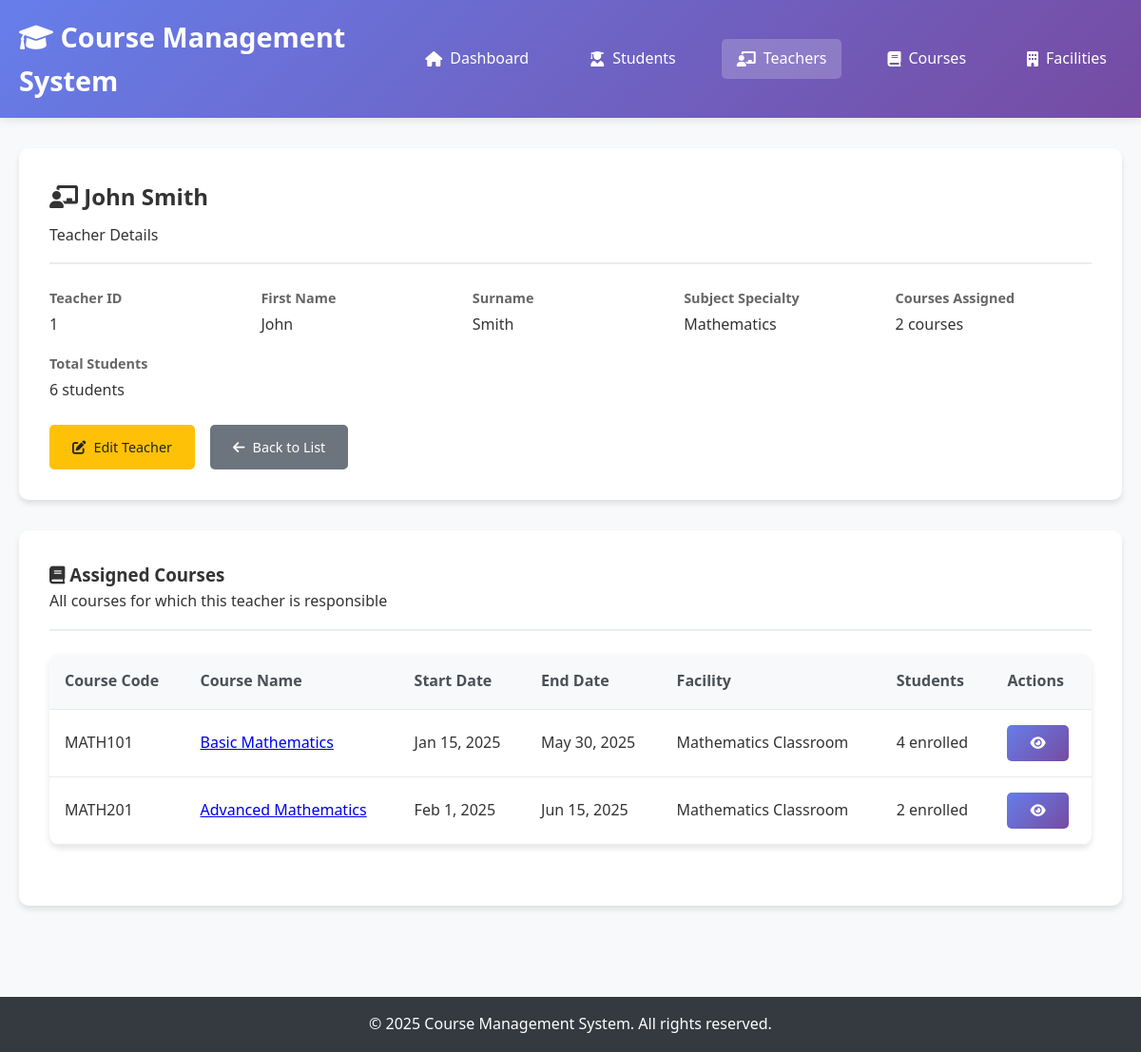
Screenshot of /teachers/view.php?id=1 with the database file from the repository.
### tables this page shows
CREATE TABLE teachers (
    identification_number INT PRIMARY KEY AUTO_INCREMENT,
    first_name VARCHAR(50) NOT NULL,
    surname VARCHAR(50) NOT NULL,
    substance VARCHAR(100) NOT NULL
);

CREATE TABLE courses (
    emblem VARCHAR(20) PRIMARY KEY,
    name VARCHAR(100) NOT NULL,
    description TEXT,
    start_day DATE NOT NULL,
    rest_of_day DATE NOT NULL,
    teacher_id INT,
    facility_id VARCHAR(20),
    FOREIGN KEY (teacher_id) REFERENCES teachers(identification_number) ON DELETE SET NULL,
    FOREIGN KEY (facility_id) REFERENCES facilities(emblem) ON DELETE SET NULL
);

CREATE TABLE facilities (
    emblem VARCHAR(20) PRIMARY KEY,
    name VARCHAR(100) NOT NULL,
    capacity INT NOT NULL
);

### config/database.php (called while the page is built, shortened)
<?php
function executeQuery($pdo, $sql, $params = []) {
    try {
        $stmt = $pdo->prepare($sql);
        $stmt->execute($params);
        return $stmt;
    } catch(PDOException $e) {
        throw new Exception("Query failed: " . $e->getMessage());
    }
}
function getRecordById($pdo, $table, $idColumn, $id) {
    $stmt = executeQuery($pdo, "SELECT * FROM $table WHERE $idColumn = ?", [$id]);
    return $stmt->fetch();
}
?>

### teachers/view.php (the view, shortened to what this page needs)
<?php
require_once '../config/database.php';
$teacher_id = $_GET['id'] ?? null;
try {
    $teacher = getRecordById($pdo, 'teachers', 'identification_number', $teacher_id);
    $sql = "SELECT c.emblem, c.name, c.start_day, c.rest_of_day,
                   f.name as facility_name,
                   COUNT(cl.student_id) as enrollment_count
            FROM courses c
            LEFT JOIN facilities f ON c.facility_id = f.emblem
            LEFT JOIN course_logins cl ON c.emblem = cl.course_id
            WHERE c.teacher_id = ?
            GROUP BY c.emblem
            ORDER BY c.start_day";
    $stmt = executeQuery($pdo, $sql, [$teacher_id]);
    $assignedCourses = $stmt->fetchAll();
} catch(Exception $e) {
    $error = "Error loading teacher details: " . $e->getMessage();
}
?>
<!DOCTYPE html>
<html lang="en">
<head>
    <link rel="stylesheet" href="../css/style.css">
    <link href="https://cdnjs.cloudflare.com/ajax/libs/font-awesome/6.0.0/css/all.min.css" rel="stylesheet">
</head>
<body>
    <header>
        <nav class="navbar">
            <div class="nav-container">
                <h1><i class="fas fa-graduation-cap"></i> Course Management System</h1>
                <ul class="nav-menu">
                    <li><a href="../index.php"><i class="fas fa-home"></i> Dashboard</a></li>
                    <li><a href="../students/index.php"><i class="fas fa-user-graduate"></i> Students</a></li>
                    <li><a href="index.php" class="active"><i class="fas fa-chalkboard-teacher"></i> Teachers</a></li>
                    <li><a href="../courses/index.php"><i class="fas fa-book"></i> Courses</a></li>
                    <li><a href="../facilities/index.php"><i class="fas fa-building"></i> Facilities</a></li>
                </ul>
            </div>
        </nav>
    </header>
    <main class="main-content">
        <div class="container">
            <?php if (isset($teacher)): ?>
                <div class="detail-card">
                    <div class="detail-header">
                        <h2><i class="fas fa-chalkboard-teacher"></i> <?= htmlspecialchars($teacher['first_name'] . ' ' . $teacher['surname']) ?></h2>
                        <p>Teacher Details</p>
                    </div>
                    <div class="detail-info">
                        <div class="info-item">
                            <span class="info-label">Teacher ID</span>
                            <span class="info-value"><?= htmlspecialchars($teacher['identification_number']) ?></span>
                        </div>
                        <div class="info-item">
                            <span class="info-label">First Name</span>
                            <span class="info-value"><?= htmlspecialchars($teacher['first_name']) ?></span>
                        </div>
                        <div class="info-item">
                            <span class="info-label">Surname</span>
                            <span class="info-value"><?= htmlspecialchars($teacher['surname']) ?></span>
                        </div>
                        <div class="info-item">
                            <span class="info-label">Subject Specialty</span>
                            <span class="info-value"><?= htmlspecialchars($teacher['substance']) ?></span>
                        </div>
                        <div class="info-item">
                            <span class="info-label">Courses Assigned</span>
                            <span class="info-value"><?= count($assignedCourses) ?> courses</span>
                        </div>
                        <div class="info-item">
                            <span class="info-label">Total Students</span>
                            <span class="info-value">
                                <?= array_sum(array_column($assignedCourses, 'enrollment_count')) ?> students
                            </span>
                        </div>
                    </div>
                    <div class="action-buttons">
                        <a href="edit.php?id=<?= $teacher['identification_number'] ?>" class="btn btn-warning">
                            <i class="fas fa-edit"></i> Edit Teacher
                        </a>
                        <a href="index.php" class="btn btn-secondary">
                            <i class="fas fa-arrow-left"></i> Back to List
                        </a>
                    </div>
                </div>
                <div class="detail-card">
                    <div class="detail-header">
                        <h3><i class="fas fa-book"></i> Assigned Courses</h3>
                        <p>All courses for which this teacher is responsible</p>
                    </div>
                    <?php if (count($assignedCourses) > 0): ?>
                        <div class="table">
                            <table>
                                <thead>
                                    <tr>
                                        <th>Course Code</th>
                                        <th>Course Name</th>
                                        <th>Start Date</th>
                                        <th>End Date</th>
                                        <th>Facility</th>
                                        <th>Students</th>
                                        <th>Actions</th>
                                    </tr>
                                </thead>
                                <tbody>
                                    <?php foreach ($assignedCourses as $course): ?>
                                        <tr>
                                            <td><?= htmlspecialchars($course['emblem']) ?></td>
                                            <td>
                                                <a href="../courses/view.php?id=<?= urlencode($course['emblem']) ?>">
                                                    <?= htmlspecialchars($course['name']) ?>
                                                </a>
                                            </td>
                                            <td><?= date('M j, Y', strtotime($course['start_day'])) ?></td>
                                            <td><?= date('M j, Y', strtotime($course['rest_of_day'])) ?></td>
                                            <td>
                                                <?php if ($course['facility_name']): ?>
                                                    <?= htmlspecialchars($course['facility_name']) ?>
                                                <?php else: ?>
                                                    <span style="color: #666; font-style: italic;">No facility assigned</span>
                                                <?php endif; ?>
                                            </td>
                                            <td><?= htmlspecialchars($course['enrollment_count']) ?> enrolled</td>
                                            <td>
                                                <a href="../courses/view.php?id=<?= urlencode($course['emblem']) ?>"
                                                   class="btn btn-primary" title="View Course">
                                                    <i class="fas fa-eye"></i>
                                                </a>
                                            </td>
                                        </tr>
                                    <?php endforeach; ?>
                                </tbody>
                            </table>
                        </div>
                    <?php endif; ?>
                </div>
            <?php endif; ?>
        </div>
    </main>
    <footer>
        <div class="container">
            <p>&copy; 2025 Course Management System. All rights reserved.</p>
        </div>
    </footer>
</body>
</html>

### css/style.css (style rules this page uses)
* { margin: 0; padding: 0; box-sizing: border-box; }
body { font-family: 'Segoe UI', Tahoma, Geneva, Verdana, sans-serif; line-height: 1.6; color: #333; background-color: #f8f9fa; }
.container { max-width: 1200px; margin: 0 auto; padding: 0 20px; }
header { background: linear-gradient(135deg, #667eea 0%, #764ba2 100%); color: white; box-shadow: 0 2px 10px rgba(0,0,0,0.1); }
.navbar { padding: 1rem 0; }
.nav-container { display: flex; justify-content: space-between; align-items: center; max-width: 1200px; margin: 0 auto; padding: 0 20px; }
.navbar h1 { font-size: 1.8rem; font-weight: 600; }
.nav-menu { display: flex; list-style: none; gap: 2rem; }
.nav-menu a { color: white; text-decoration: none; padding: 0.5rem 1rem; border-radius: 5px; transition: background-color 0.3s; display: flex; align-items: center; gap: 0.5rem; }
.nav-menu a:hover, .nav-menu a.active { background-color: rgba(255,255,255,0.2); }
.main-content { min-height: calc(100vh - 120px); padding: 2rem 0; }
.action-buttons { display: flex; gap: 1rem; flex-wrap: wrap; }
.btn { display: inline-flex; align-items: center; gap: 0.5rem; padding: 0.75rem 1.5rem; border: none; border-radius: 5px; text-decoration: none; font-weight: 500; cursor: pointer; transition: all 0.3s; font-size: 0.9rem; }
.btn-primary { background: linear-gradient(135deg, #667eea 0%, #764ba2 100%); color: white; }
.btn-secondary { background: #6c757d; color: white; }
.btn-warning { background: #ffc107; color: #212529; }
.table { width: 100%; background: white; border-radius: 10px; overflow: hidden; box-shadow: 0 4px 6px rgba(0,0,0,0.1); margin-bottom: 2rem; }
.table table { width: 100%; border-collapse: collapse; }
.table th, .table td { padding: 1rem; text-align: left; border-bottom: 1px solid #e9ecef; }
.table th { background: #f8f9fa; font-weight: 600; color: #495057; }
.detail-card { background: white; padding: 2rem; border-radius: 10px; box-shadow: 0 4px 6px rgba(0,0,0,0.1); margin-bottom: 2rem; }
.detail-header { border-bottom: 2px solid #e9ecef; padding-bottom: 1rem; margin-bottom: 1.5rem; }
.detail-header h2 { color: #333; margin-bottom: 0.5rem; }
.detail-info { display: grid; grid-template-columns: repeat(auto-fit, minmax(200px, 1fr)); gap: 1rem; margin-bottom: 1.5rem; }
.info-item { display: flex; flex-direction: column; }
.info-label { font-weight: 600; color: #666; font-size: 0.9rem; margin-bottom: 0.25rem; }
.info-value { color: #333; font-size: 1rem; }
footer { background: #343a40; color: white; text-align: center; padding: 1rem 0; margin-top: 2rem; }

### rows the page displays
teachers: first_name+surname "John Smith", identification_number "1", first_name "John", surname "Smith", substance "Mathematics"
courses: emblem "MATH101", name "Basic Mathematics", start_day "Jan 15, 2025", rest_of_day "May 30, 2025", facility.name "Mathematics Classroom", enrollment_count "4"
courses: emblem "MATH201", name "Advanced Mathematics", start_day "Feb 1, 2025", rest_of_day "Jun 15, 2025", facility.name "Mathematics Classroom", enrollment_count "2"

### other values shown
count($assignedCourses) "2"
array_sum(array_column($assignedCourses, 'enrollment_count')) "6"
